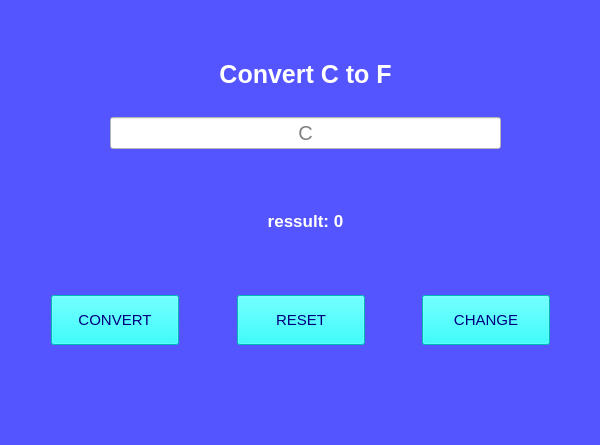
<?xml version="1.0" encoding="UTF-8"?>
<ui version="4.0">
 <class>MainWindow</class>
 <widget class="QMainWindow" name="MainWindow">
  <property name="geometry">
   <rect>
    <x>0</x>
    <y>0</y>
    <width>600</width>
    <height>445</height>
   </rect>
  </property>
  <property name="maximumSize">
   <size>
    <width>900</width>
    <height>500</height>
   </size>
  </property>
  <property name="windowTitle">
   <string>Converter</string>
  </property>
  <property name="windowIcon">
   <iconset resource="img.qrc">
    <normaloff>:/new/prefix1/temperature-control.png</normaloff>:/new/prefix1/temperature-control.png</iconset>
  </property>
  <property name="styleSheet">
   <string notr="true">background-color: rgb(85, 85, 255);</string>
  </property>
  <widget class="QWidget" name="centralwidget">
   <widget class="QWidget" name="horizontalLayoutWidget">
    <property name="geometry">
     <rect>
      <x>0</x>
      <y>270</y>
      <width>601</width>
      <height>101</height>
     </rect>
    </property>
    <layout class="QHBoxLayout" name="horizontalLayout">
     <item>
      <spacer name="horizontalSpacer_4">
       <property name="orientation">
        <enum>Qt::Horizontal</enum>
       </property>
       <property name="sizeHint" stdset="0">
        <size>
         <width>40</width>
         <height>20</height>
        </size>
       </property>
      </spacer>
     </item>
     <item>
      <widget class="QPushButton" name="convertbot">
       <property name="minimumSize">
        <size>
         <width>128</width>
         <height>50</height>
        </size>
       </property>
       <property name="sizeIncrement">
        <size>
         <width>9</width>
         <height>47</height>
        </size>
       </property>
       <property name="font">
        <font>
         <pointsize>11</pointsize>
        </font>
       </property>
       <property name="styleSheet">
        <string notr="true">background-color: rgb(0, 255, 255);
color: rgb(0, 0, 127);

border-color: rgb(0, 0, 0);</string>
       </property>
       <property name="text">
        <string>CONVERT</string>
       </property>
      </widget>
     </item>
     <item>
      <spacer name="horizontalSpacer_2">
       <property name="orientation">
        <enum>Qt::Horizontal</enum>
       </property>
       <property name="sizeHint" stdset="0">
        <size>
         <width>40</width>
         <height>20</height>
        </size>
       </property>
      </spacer>
     </item>
     <item>
      <widget class="QPushButton" name="resetbot">
       <property name="minimumSize">
        <size>
         <width>128</width>
         <height>50</height>
        </size>
       </property>
       <property name="sizeIncrement">
        <size>
         <width>9</width>
         <height>47</height>
        </size>
       </property>
       <property name="font">
        <font>
         <pointsize>11</pointsize>
        </font>
       </property>
       <property name="styleSheet">
        <string notr="true">background-color: rgb(0, 255, 255);
color: rgb(0, 0, 127);
border-color: rgb(0, 0, 0);</string>
       </property>
       <property name="text">
        <string>RESET</string>
       </property>
      </widget>
     </item>
     <item>
      <spacer name="horizontalSpacer">
       <property name="orientation">
        <enum>Qt::Horizontal</enum>
       </property>
       <property name="sizeHint" stdset="0">
        <size>
         <width>40</width>
         <height>20</height>
        </size>
       </property>
      </spacer>
     </item>
     <item>
      <widget class="QPushButton" name="changebot">
       <property name="minimumSize">
        <size>
         <width>128</width>
         <height>50</height>
        </size>
       </property>
       <property name="sizeIncrement">
        <size>
         <width>9</width>
         <height>47</height>
        </size>
       </property>
       <property name="font">
        <font>
         <pointsize>11</pointsize>
        </font>
       </property>
       <property name="styleSheet">
        <string notr="true">background-color: rgb(0, 255, 255);
color: rgb(0, 0, 127);
border-color: rgb(0, 0, 0);</string>
       </property>
       <property name="text">
        <string>CHANGE</string>
       </property>
      </widget>
     </item>
     <item>
      <spacer name="horizontalSpacer_3">
       <property name="orientation">
        <enum>Qt::Horizontal</enum>
       </property>
       <property name="sizeHint" stdset="0">
        <size>
         <width>40</width>
         <height>20</height>
        </size>
       </property>
      </spacer>
     </item>
    </layout>
   </widget>
   <widget class="QWidget" name="verticalLayoutWidget">
    <property name="geometry">
     <rect>
      <x>110</x>
      <y>60</y>
      <width>391</width>
      <height>171</height>
     </rect>
    </property>
    <layout class="QVBoxLayout" name="verticalLayout">
     <item>
      <widget class="QLabel" name="lableShow">
       <property name="font">
        <font>
         <family>Tahoma</family>
         <pointsize>19</pointsize>
         <weight>75</weight>
         <bold>true</bold>
        </font>
       </property>
       <property name="styleSheet">
        <string notr="true">text-align: center;
color: rgb(255, 255, 255);
font-size:x-large;</string>
       </property>
       <property name="text">
        <string>Convert C to F</string>
       </property>
       <property name="alignment">
        <set>Qt::AlignCenter</set>
       </property>
      </widget>
     </item>
     <item>
      <spacer name="verticalSpacer">
       <property name="orientation">
        <enum>Qt::Vertical</enum>
       </property>
       <property name="sizeHint" stdset="0">
        <size>
         <width>20</width>
         <height>40</height>
        </size>
       </property>
      </spacer>
     </item>
     <item>
      <widget class="QLineEdit" name="input_textC">
       <property name="font">
        <font>
         <family>Tahoma</family>
         <pointsize>15</pointsize>
        </font>
       </property>
       <property name="styleSheet">
        <string notr="true">background-color: rgb(255, 255, 255);
color: rgb(0, 0, 0);</string>
       </property>
       <property name="alignment">
        <set>Qt::AlignCenter</set>
       </property>
       <property name="placeholderText">
        <string>C</string>
       </property>
      </widget>
     </item>
     <item>
      <spacer name="verticalSpacer_2">
       <property name="orientation">
        <enum>Qt::Vertical</enum>
       </property>
       <property name="sizeHint" stdset="0">
        <size>
         <width>20</width>
         <height>73</height>
        </size>
       </property>
      </spacer>
     </item>
     <item>
      <widget class="QLabel" name="lableresult">
       <property name="font">
        <font>
         <family>Tahoma</family>
         <pointsize>13</pointsize>
         <weight>75</weight>
         <bold>true</bold>
        </font>
       </property>
       <property name="styleSheet">
        <string notr="true">text-align: center;
color: rgb(255, 255, 255);
font-size:x-large;</string>
       </property>
       <property name="text">
        <string>ressult: 0</string>
       </property>
       <property name="alignment">
        <set>Qt::AlignCenter</set>
       </property>
      </widget>
     </item>
    </layout>
   </widget>
  </widget>
  <widget class="QMenuBar" name="menubar">
   <property name="geometry">
    <rect>
     <x>0</x>
     <y>0</y>
     <width>600</width>
     <height>20</height>
    </rect>
   </property>
  </widget>
  <widget class="QStatusBar" name="statusbar"/>
 </widget>
 <resources>
  <include location="img.qrc"/>
 </resources>
 <connections/>
</ui>
